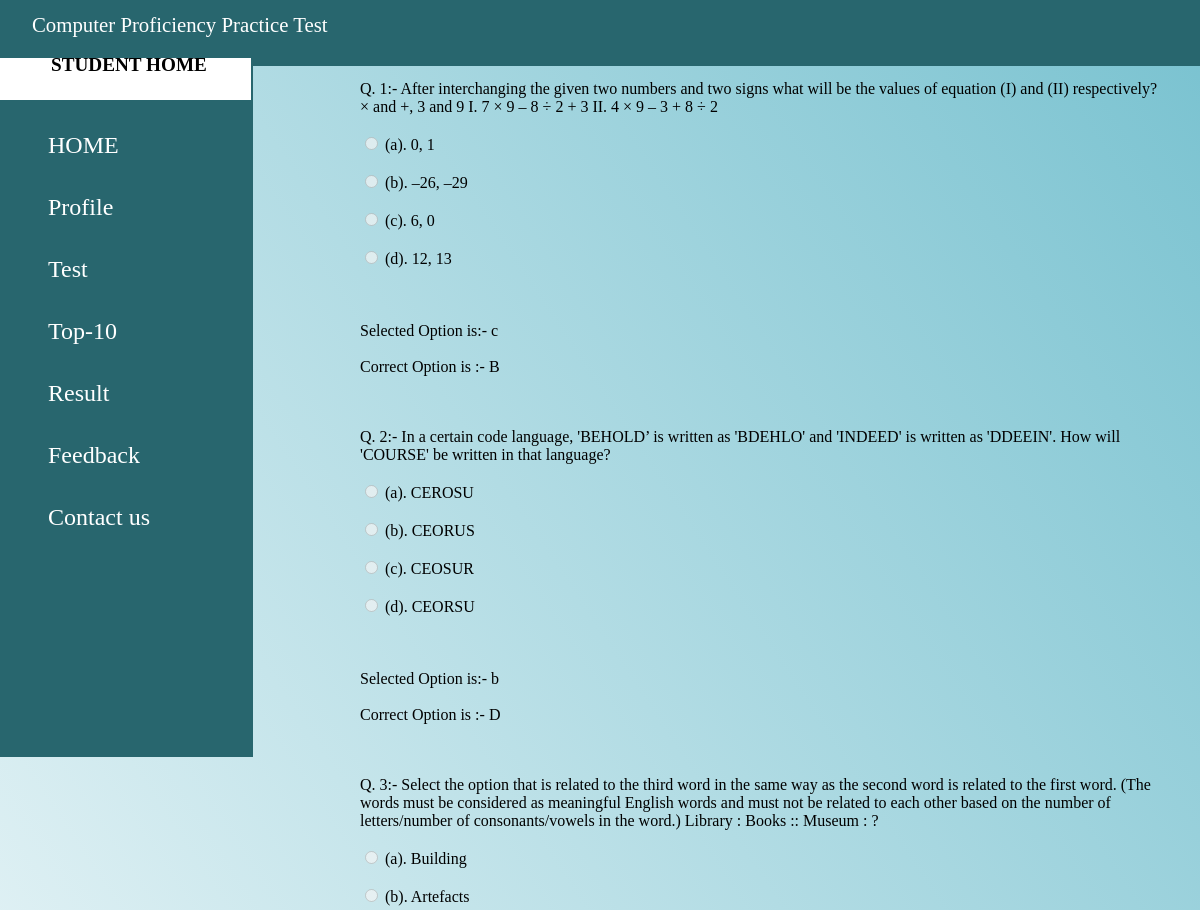
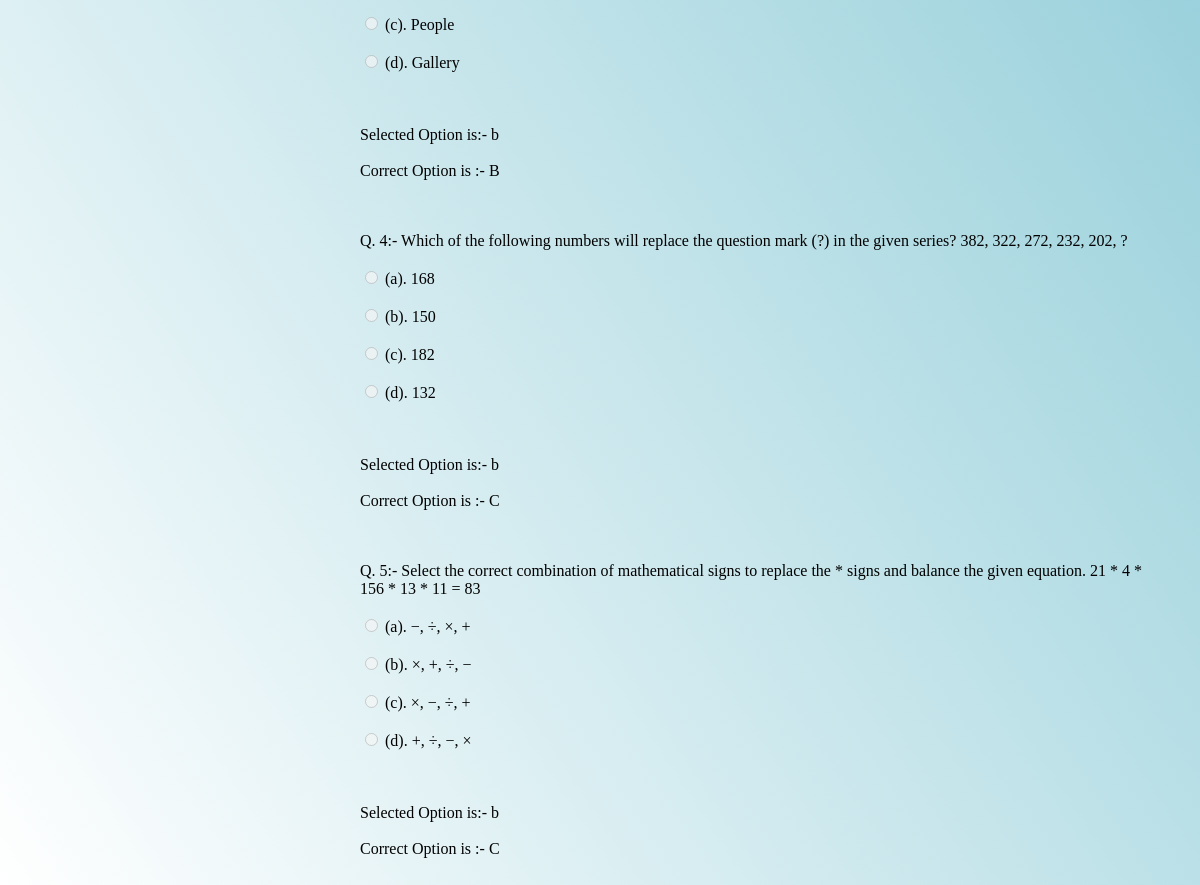
Screenshot of /view_result.php?cno=1&test_id=1&time_stamp=2023-07-06 10:51:04 (signed in) with the database file from the repository (2 pictures, top to bottom).
### tables this page shows
CREATE TABLE `question` (
  `cno` int(20) NOT NULL,
  `test_id` int(11) NOT NULL,
  `qno` int(11) NOT NULL,
  `q_content` text NOT NULL,
  `answer_op` varchar(255) NOT NULL
);

CREATE TABLE `q_option` (
  `cno` int(20) NOT NULL,
  `test_id` int(11) NOT NULL,
  `qno` int(11) NOT NULL,
  `op` varchar(255) NOT NULL,
  `op_content` text NOT NULL
);

### view_result.php (the view, shortened to what this page needs)
<?php
    require 'connect.php';
    $stu_email = $_SESSION['stu_email'];
    $cno = $_GET['cno'];
    $test_id = $_GET['test_id'];
    $time_stamp = $_GET['time_stamp'];
    $query_ques = "SELECT qno,  q_content from question where cno = '$cno' and test_id = '$test_id' ";
    $query_q = mysqli_query($conn, $query_ques);
    $questions = mysqli_fetch_all($query_q, MYSQLI_ASSOC);
?>
<!DOCTYPE html>
<html lang="en">
<head>
       <link rel="stylesheet" href="student_result.css">
</head>
<body>
<div class="div" style='margin-left: -0.5rem;position: fixed; background-color: #28666e; border-bottom: white; padding: 0rem 1rem 0.5rem 0rem; margin-top: -5.45rem  '>
       <div class="name" style='color: white; margin-left: 2rem; '><ion-icon name="logo-buffer" style='color: white'></ion-icon> Computer Proficiency Practice Test </div>
    </div>
 <section class="section">
<form action="admin_course.php">
    <div class="home">
      <div class="add" style='padding: 1.3rem 1rem 2.3rem 1rem;font-size: 1.3rem; weight: 2rem;  margin-top: 3.65rem; margin-left: 0rem ; margin-right: 7rem; background-color: white; font-size: 1.2rem; font-weight: bold; border-right: 2px solid #28666e; '>  <ion-icon class="icon" name="person-circle-outline" style='color: black'></ion-icon><div class="admin" style='color: black'> STUDENT HOME </div></div>
      <div class="main" style='background-color: #28666e; margin-top: -1rem;  padding: 2rem 2rem 14.1rem 4rem; margin-left: -1rem;
   margin-right: 7rem; font-size: 1.5rem; margin-bottom: 15rem;'>
      <div class="hom"> <ion-icon name="home-outline"></ion-icon>
       <a href="shome.php"> HOME</a>
      </div>
      <div class="student"><ion-icon name="people-outline"></ion-icon>
    <a href="student_stu_info2.php"> Profile</a>
  </div>
  <div class="course"><ion-icon name="book-outline"></ion-icon>
    <a href="student_test.php"> Test </a>
  </div>
  <div class="top"><ion-icon name="ribbon-outline"></ion-icon>
  <a href="student_top_10.php"> Top-10 </a>
  </div>
  <div class="result"><ion-icon name="school-outline"></ion-icon>
    <a href="student_result.php" > Result </a>
  </div>
  <div class="feedback"><ion-icon name="document-text-outline"></ion-icon>
    <a href="student_feedback.php" > Feedback </a>
 </div>
   <div class="contect"><ion-icon name="help-circle-outline"></ion-icon>
   <a href="student_contact.php"> Contact us</a>
 </div>
  </div>
</div>
</form>
</section>
<div style="margin-top: 5rem;  margin-left: 20rem;">
    <?php
     foreach($questions as $que) {
                 echo "<div style='margin-left: 2rem; margin-right: 2rem; margin-top: 1rem'>"."Q. ".$que['qno']. ":- ". $que['q_content']."<br>"."<br>"."</div>";
                 $query_option = "SELECT op, op_content FROM q_option where cno = '$cno' and test_id = '$test_id' and qno = '".$que['qno']."' ";
                 $query_op = mysqli_query($conn, $query_option);
                 $op = mysqli_fetch_all($query_op, MYSQLI_ASSOC);
                 ?>
                 <?php foreach($op as $ops) { ?>
                    <div style='margin-left: 2rem'>
                    <input type="radio"  name = "selected_option[<?php echo $que['qno']; ?>]" value = "<?php echo $ops['op'];?>" disabled >
                     (<?php echo $ops['op'] ?>). <?php echo $ops['op_content'] ?></div>
                     <br>
                    <?php } ?>
                    <br><br>
      <div style="margin-left: 2rem">
            <?php
            $q_for_selected_op = "SELECT selected_op from student_test where cno = '$cno' and test_id = '$test_id' and time_stamp = '$time_stamp' and email = '$stu_email' and qno = '".$que['qno']."' ";
            $q_select_op = mysqli_query($conn, $q_for_selected_op);
            $selected_op = mysqli_fetch_assoc($q_select_op);
            echo "Selected Option is:- ".$selected_op['selected_op'];
         ?>
    </div>
         <br>
              <?php
             $q_correct_op =  "SELECT answer_op FROM question where cno = '$cno' and test_id = '$test_id' and qno = '".$que['qno']."' ";
             $q_co_o = mysqli_query($conn, $q_correct_op);
             $correct_op = mysqli_fetch_assoc($q_co_o);
              echo "<div style='margin-left: 2rem'>" ."Correct Option is :- ".$correct_op['answer_op']."</div>";
             ?>
                    <br> <br>
               <?php  } ?>
               </div>
</body>
</html>

### student_result.css (style rules this page uses)
.name { margin-left: 350px; font-size: 1.3rem; margin-top: 18px; }
.admin { margin-top: -25px; margin-left: 35px; }
.section { width: 365px; position: fixed; left: 0; top: 0; height: 100%; }
.div { border-bottom: 2px solid black; margin-top: -15px; background-color: rgb(214, 72, 72); border-top: 2px solid black; color: white; margin-right: -8px; }
.add { margin-top: -20px; }
.main { margin-top: 100px; justify-content: space-between; flex-direction: column; color: white; }
.hom { margin-bottom: 35px; }
.hom a { text-decoration: none; color: white; }
.student { margin-bottom: 35px; }
.student a { text-decoration: none; color: white; }
.course { margin-bottom: 35px; }
.course a { text-decoration: none; color: white; }
.top { margin-bottom: 35px; }
.top a { text-decoration: none; color: white; }
.result { margin-bottom: 35px; }
.result a { text-decoration: none; color: white; }
.feedback { margin-bottom: 35px; }
.feedback a { text-decoration: none; color: white; }
.contect a { text-decoration: none; color: white; }

### view_result.php (style rules this page uses)
body { background: linear-gradient(to bottom left, #79c2d0 , white); background-attachment: fixed; }

### rows the page displays
question: qno "1", q_content "After interchanging the given two numbers and two signs what will be the values of equation (I) and (II) respectively? × and +, 3 and 9 I. 7 × 9 – 8 ÷ 2 + 3 II. 4 × 9 – 3 + 8 ÷ 2", selected_op "c", answer_op "B"
q_option: op "a", op_content "0, 1"
q_option: op "b", op_content "–26, –29"
q_option: op "c", op_content "6, 0"
q_option: op "d", op_content "12, 13"
question: qno "2", q_content "In a certain code language, 'BEHOLD’ is written as 'BDEHLO' and 'INDEED' is written as 'DDEEIN'. How will 'COURSE' be written in that language?", selected_op "b", answer_op "D"
q_option: op "a", op_content "CEROSU"
q_option: op "b", op_content "CEORUS"
q_option: op "c", op_content "CEOSUR"
q_option: op "d", op_content "CEORSU"
question: qno "3", q_content "Select the option that is related to the third word in the same way as the second word is related to the first word. (The words must be considered as meaningful English words and must not be related to each other based on the number of letters/number of consonants/vowels in the word.) Library : Books :: Museum : ?", selected_op "b", answer_op "B"
q_option: op "a", op_content "Building"
q_option: op "b", op_content "Artefacts"
q_option: op "c", op_content "People"
q_option: op "d", op_content "Gallery"
question: qno "4", q_content "Which of the following numbers will replace the question mark (?) in the given series? 382, 322, 272, 232, 202, ?", selected_op "b", answer_op "C"
q_option: op "a", op_content "168"
q_option: op "b", op_content "150"
q_option: op "c", op_content "182"
q_option: op "d", op_content "132"
question: qno "5", q_content "Select the correct combination of mathematical signs to replace the * signs and balance the given equation. 21 * 4 * 156 * 13 * 11 = 83", selected_op "b", answer_op "C"
q_option: op "a", op_content "−, ÷, ×, +"
q_option: op "b", op_content "×, +, ÷, −"
q_option: op "c", op_content "×, −, ÷, +"
q_option: op "d", op_content "+, ÷, −, ×"
